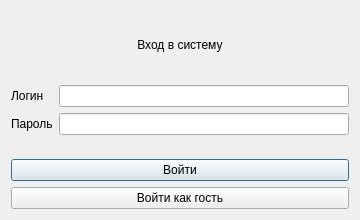
<?xml version="1.0" encoding="UTF-8"?>
<ui version="4.0"><class>Login</class><widget class="QDialog" name="Login">
<property name="windowTitle"><string>Авторизация</string></property>
<property name="minimumSize"><size><width>360</width><height>220</height></size></property>
<layout class="QVBoxLayout" name="verticalLayout">
<item><widget class="QLabel" name="titleLabel"><property name="text"><string>Вход в систему</string></property><property name="alignment"><set>Qt::AlignmentFlag::AlignCenter</set></property></widget></item>
<item><layout class="QFormLayout" name="formLayout">
<item row="0" column="0"><widget class="QLabel" name="label"><property name="text"><string>Логин</string></property></widget></item>
<item row="0" column="1"><widget class="QLineEdit" name="loginEdit"/></item>
<item row="1" column="0"><widget class="QLabel" name="label_2"><property name="text"><string>Пароль</string></property></widget></item>
<item row="1" column="1"><widget class="QLineEdit" name="passwordEdit"><property name="echoMode"><enum>QLineEdit::EchoMode::Password</enum></property></widget></item>
</layout></item>
<item><widget class="QPushButton" name="loginButton"><property name="text"><string>Войти</string></property></widget></item>
<item><widget class="QPushButton" name="guestButton"><property name="text"><string>Войти как гость</string></property></widget></item>
</layout></widget><resources/><connections/></ui>
